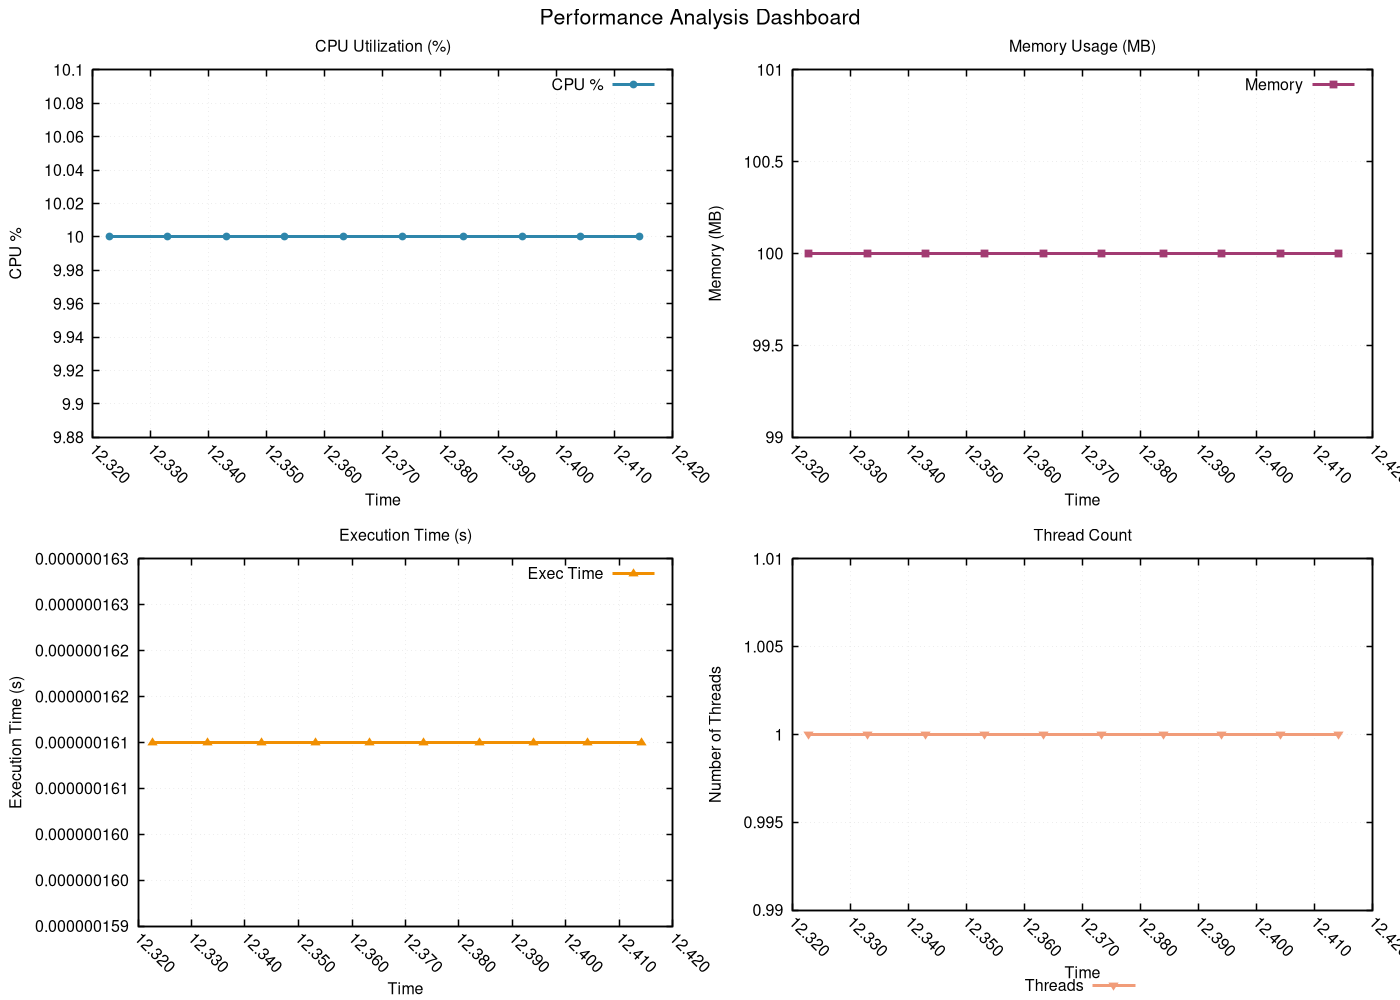

gnuplot code for this plot:
# GNUplot script for performance metrics
set terminal pngcairo enhanced font 'Helvetica,12' size 1400,1000
set output 'png/merge_sort_20260131_225122_dashboard.png'

set multiplot layout 2,2 title 'Performance Analysis Dashboard' font 'Helvetica,16'
set style line 1 lc rgb '#2E86AB' lt 1 lw 3 pt 7 ps 0.8
set style line 2 lc rgb '#A23B72' lt 1 lw 3 pt 5 ps 0.8
set style line 3 lc rgb '#F18F01' lt 1 lw 3 pt 9 ps 0.8
set style line 4 lc rgb '#F19C79' lt 1 lw 3 pt 11 ps 0.8
set style line 5 lc rgb '#0ABB9F' lt 1 lw 3 pt 13 ps 0.8

set format x "%.3f"
set xtics rotate by -45
set autoscale x

set title 'CPU Utilization (%)'
set xlabel 'Time'
set ylabel 'CPU %'
set grid linestyle 1 lc rgb '#D3D3D3' lt 0 lw 1
set border linewidth 1.5
plot 'png/merge_sort_20260131_225122_dashboard.dat' using 1:2 with linespoints ls 1 title 'CPU %'
set title 'Memory Usage (MB)'
set xlabel 'Time'
set ylabel 'Memory (MB)'
set grid linestyle 1 lc rgb '#D3D3D3' lt 0 lw 1
set border linewidth 1.5
plot 'png/merge_sort_20260131_225122_dashboard.dat' using 1:3 with linespoints ls 2 title 'Memory'
set title 'Execution Time (s)'
set xlabel 'Time'
set ylabel 'Execution Time (s)'
set grid linestyle 1 lc rgb '#D3D3D3' lt 0 lw 1
set border linewidth 1.5
plot 'png/merge_sort_20260131_225122_dashboard.dat' using 1:8 with linespoints ls 3 title 'Exec Time'
set title 'Thread Count'
set xlabel 'Time'
set ylabel 'Number of Threads'
set grid linestyle 1 lc rgb '#D3D3D3' lt 0 lw 1
set border linewidth 1.5
set key outside center bottom horizontal
plot 'png/merge_sort_20260131_225122_dashboard.dat' using 1:9 with linespoints ls 4 title 'Threads'
unset multiplot
